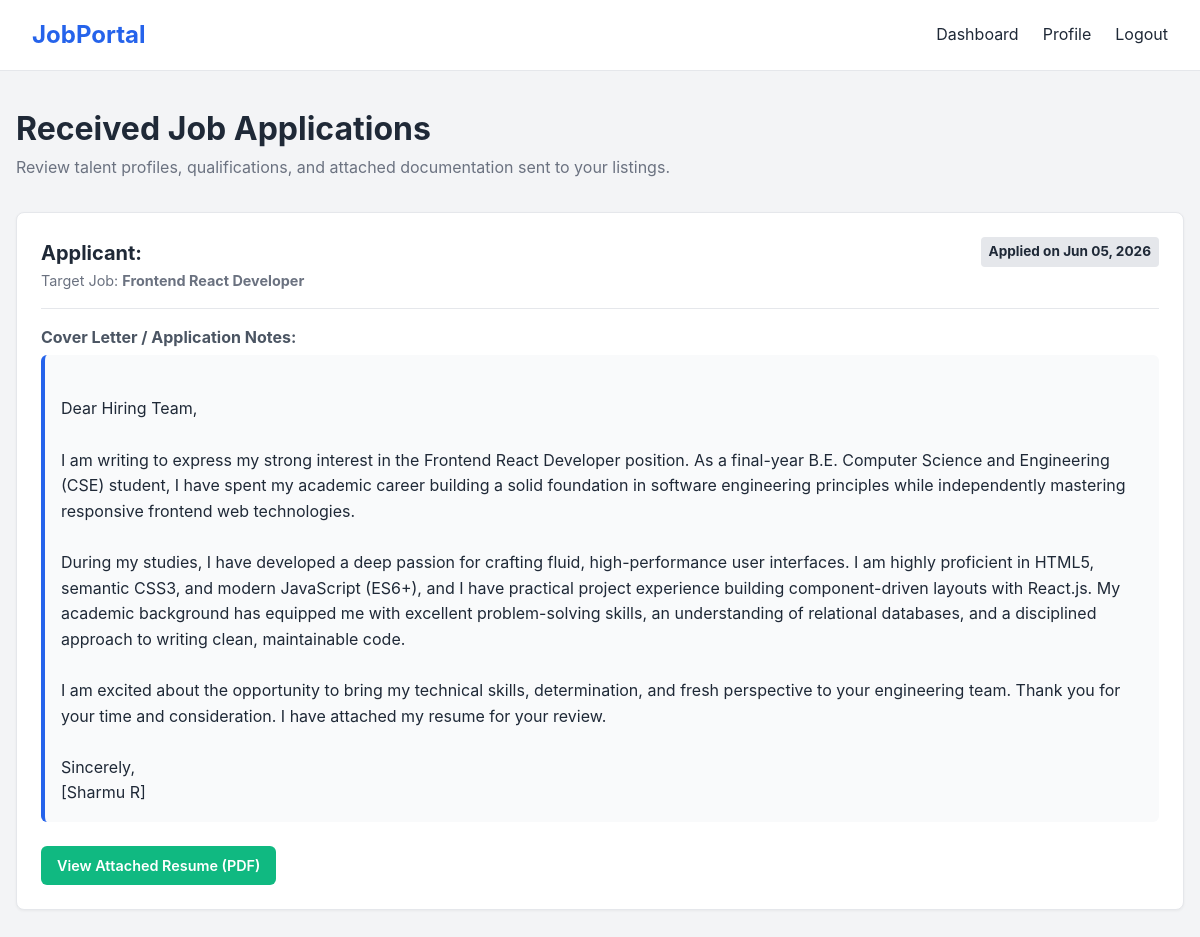
The page /applications/ (signed in) on the database its author committed.
### jobs/models.py (models this page shows, shortened)
class Application(models.Model):
    job = models.ForeignKey(Job, on_delete=models.CASCADE, related_name='applications')
    seeker = models.ForeignKey(User, on_delete=models.CASCADE, related_name='submitted_applications')
    resume = models.FileField(upload_to='resumes/')
    cover_letter = models.TextField(blank=True, null=True)
    applied_at = models.DateTimeField(auto_now_add=True)

class Job(models.Model):
    JOB_TYPES = (
        ('Full-Time', 'Full-Time'),
        ('Part-Time', 'Part-Time'),
        ('Remote', 'Remote'),
        ('Freelance', 'Freelance'),
    )
    employer = models.ForeignKey(User, on_delete=models.CASCADE, related_name='posted_jobs')
    title = models.CharField(max_length=200)
    description = models.TextField()
    requirements = models.TextField()
    location = models.CharField(max_length=150)
    job_type = models.CharField(max_length=20, choices=JOB_TYPES, default='Full-Time')
    deadline = models.DateField()
    is_filled = models.BooleanField(default=False)
    created_at = models.DateTimeField(auto_now_add=True)

### jobs/views.py (the view)
# urls.py: path('applications/', views.applications_view, name='applications'),
@login_required
def applications_view(request):
    if request.user.profile.user_type == 'seeker':
        apps = Application.objects.filter(seeker=request.user).order_by('-applied_at')
        return render(request, 'jobs/applications.html', {'applications': apps, 'role': 'seeker'})
    else:
        apps = Application.objects.filter(job__employer=request.user).order_by('-applied_at')
        return render(request, 'jobs/applications.html', {'applications': apps, 'role': 'employer'})

### jobs/templates/jobs/applications.html (shortened to what this page needs)
<!DOCTYPE html>
<html lang="en">
<head>
    {% load static %}
    <link rel="stylesheet" href="{% static 'css/style.css' %}">
</head>
<body>
    <nav class="navbar">
        <div class="nav-logo"><a href="{% url 'home' %}">JobPortal</a></div>
        <ul class="nav-links">
            <li><a href="{% url 'employer_dashboard' %}">Dashboard</a></li>
            <li><a href="{% url 'users:profile' %}">Profile</a></li>
            <li><a href="{% url 'users:logout' %}">Logout</a></li>
        </ul>
    </nav>
    <div class="container">
        <h1>Received Job Applications</h1>
        <p style="color: #6b7280; margin-bottom: 2rem;">Review talent profiles, qualifications, and attached documentation sent to your listings.</p>
        <div style="display: flex; flex-direction: column; gap: 1.5rem;">
            {% for app in applications %}
                <div class="card">
                    <div style="display: flex; justify-content: space-between; align-items: flex-start; margin-bottom: 1rem; border-bottom: 1px solid #e5e7eb; padding-bottom: 1rem;">
                        <div>
                            <h2 style="font-size: 1.25rem; color: #1f2937;">Applicant: {{ app.applicant.username }}</h2>
                            <p style="color: #6b7280; font-size: 0.9rem;">Target Job: <strong>{{ app.job.title }}</strong></p>
                        </div>
                        <span class="badge">Applied on {{ app.applied_at|date:"M d, Y" }}</span>
                    </div>
                    <div style="margin-bottom: 1.5rem;">
                        <h4 style="margin-bottom: 0.25rem; color: #4b5563;">Cover Letter / Application Notes:</h4>
                        <p style="background-color: #f9fafb; padding: 1rem; border-radius: 6px; border-left: 4px solid #2563eb; white-space: pre-line;">
                            {{ app.cover_letter }}
                        </p>
                    </div>
                    {% if app.resume %}
                        <a href="{{ app.resume.url }}" target="_blank" class="btn btn-success" style="font-size: 0.9rem; padding: 0.5rem 1rem;">
                            View Attached Resume (PDF)
                        </a>
                    {% else %}
                        <p style="color: #991b1b; font-size: 0.9rem; font-style: italic;">No resume file attached to this application.</p>
                    {% endif %}
                </div>
            {% empty %}
                <div class="card" style="text-align: center; padding: 4rem;">
                    <p style="color: #6b7280; font-size: 1.1rem;">No applications have been submitted for your listings yet.</p>
                    <a href="{% url 'employer_dashboard' %}" class="btn btn-secondary" style="margin-top: 1rem;">Back to Dashboard</a>
                </div>
            {% endfor %}
        </div>
    </div>
</body>
</html>

### static/CSS/style.css (style rules this page uses)
:root { --primary-color: #2563eb; --primary-dark: #1d4ed8; --success-color: #10b981; --dark-text: #1f2937; --light-bg: #f3f4f6; --border-color: #e5e7eb; }
* { margin: 0; padding: 0; box-sizing: border-box; }
body { font-family: -apple-system, BlinkMacSystemFont, "Segoe UI", Roboto, Helvetica, Arial, sans-serif; color: var(--dark-text); background-color: var(--light-bg); line-height: 1.6; }
a { text-decoration: none; color: inherit; }
.navbar { background-color: #ffffff; border-bottom: 1px solid var(--border-color); padding: 1rem 2rem; display: flex; justify-content: space-between; align-items: center; }
.nav-logo { font-size: 1.5rem; font-weight: 700; color: var(--primary-color); }
.nav-links { display: flex; list-style: none; gap: 1.5rem; align-items: center; }
.container { max-width: 1200px; margin: 2rem auto; padding: 0 1rem; }
.card { background: #ffffff; border: 1px solid var(--border-color); border-radius: 8px; padding: 1.5rem; margin-bottom: 1rem; box-shadow: 0 1px 3px rgba(0,0,0,0.05); }
.btn { display: inline-block; padding: 0.75rem 1.5rem; background-color: var(--primary-color); color: #ffffff; border-radius: 6px; border: none; font-weight: 600; cursor: pointer; text-align: center; }
.btn-success { background-color: var(--success-color); }
.badge { display: inline-block; padding: 0.25rem 0.5rem; border-radius: 4px; font-size: 0.85rem; font-weight: bold; background-color: #e5e7eb; }

### rows shown on the page
Application: job "Frontend React Developer", applied_at "Jun 05, 2026", cover_letter "Dear Hiring Team, I am writing to express my strong interest in the Frontend React Developer position. As a final-year B.E. Computer Science and Engineering (CSE) student, I have spent my academic career building a solid foundation in software engineering principles while independently mastering responsive frontend web technologies. During my studies, I have developed a deep passion for crafting fluid, high-performance user interfaces. I am highly proficient in HTML5, semantic CSS3, and modern JavaScript (ES6+), and I have practical project experience building component-driven layouts with React.js. My academic background has equipped me with excellent problem-solving skills, an…"
